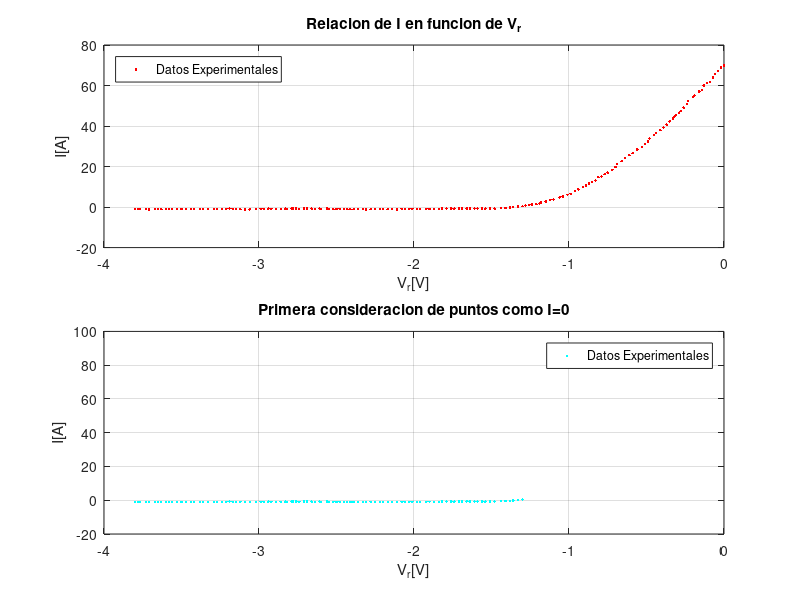
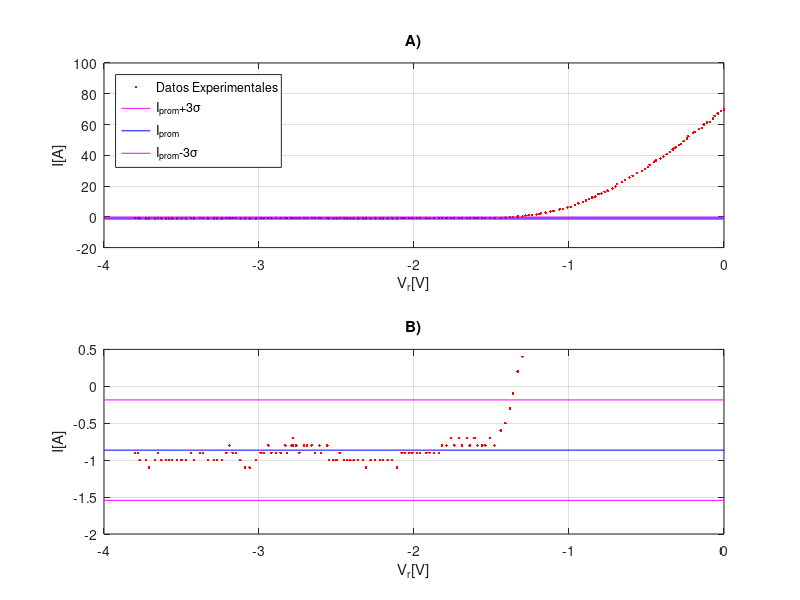
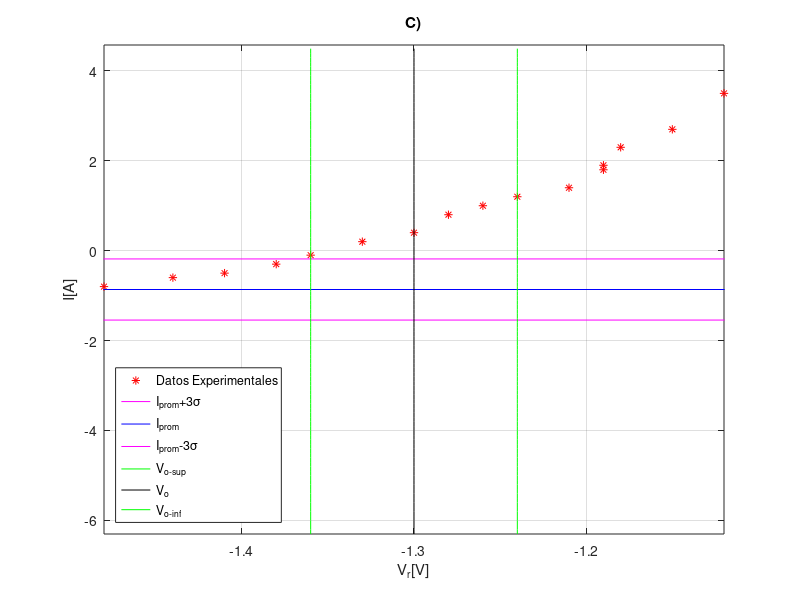

The MATLAB source for these figures, in order:
clear all; close all;
Vr=[0	0	-0.02	-0.04	-0.06	-0.07	-0.09	-0.11	-0.13	-0.14	-0.16	-0.19	-0.2	-0.23	-0.24	-0.26	-0.28	-0.29	-0.31	-0.32	-0.33	-0.35	-0.37	-0.39	-0.41	-0.44	-0.45	-0.48	-0.49	-0.51	-0.53	-0.56	-0.59	-0.61	-0.64	-0.66	-0.69	-0.7	-0.72	-0.75	-0.77	-0.79	-0.81	-0.83	-0.85	-0.87	-0.89	-0.91	-0.94	-0.96	-0.99	-1.01	-1.04	-1.06	-1.1	-1.12	-1.15	-1.18	-1.19	-1.19	-1.21	-1.24	-1.26	-1.28	-1.3	-1.33	-1.36	-1.38	-1.41	-1.44	-1.48	-1.51	-1.54	-1.56	-1.59	-1.61	-1.64	-1.66	-1.69	-1.71	-1.74	-1.76	-1.79	-1.82	-1.84	-1.87	-1.9	-1.92	-1.96	-1.98	-2.01	-2.03	-2.06	-2.08	-2.11	-2.14	-2.17	-2.2	-2.22	-2.25	-2.28	-2.31	-2.33	-2.36	-2.39	-2.41	-2.43	-2.45	-2.48	-2.5	-2.52	-2.55	-2.56	-2.6	-2.61	-2.64	-2.66	-2.69	-2.71	-2.74	-2.76	-2.78	-2.78	-2.79	-2.82	-2.83	-2.86	-2.89	-2.92	-2.94	-2.97	-2.99	-3.02	-3.06	-3.09	-3.12	-3.15	-3.17	-3.19	-3.21	-3.24	-3.27	-3.29	-3.33	-3.36	-3.38	-3.42	-3.44	-3.47	-3.5	-3.53	-3.56	-3.58	-3.6	-3.63	-3.65	-3.67	-3.71	-3.73	-3.77	-3.78	-3.8];
I=[69.7	69.8	68.8	67.2	65.7	64	61.8	61.2	60	57.8	57	55.1	54.4	52.4	50.8	49.1	47.3	46.5	45.4	44.7	43.8	42.3	40.7	39.2	38	36.7	35.5	33.8	32.4	31.2	29.6	28.4	26.6	25.6	24.1	22.6	21.3	19.7	18.4	17	16.2	15.1	14.8	13.1	12.5	11.6	10.6	9.8	8.7	7.8	6.5	6.1	5.2	4.8	3.7	3.5	2.7	2.3	1.8	1.9	1.4	1.2	1	0.8	0.4	0.2	-0.1	-0.3	-0.5	-0.6	-0.8	-0.7	-0.8	-0.8	-0.8	-0.7	-0.8	-0.7	-0.8	-0.7	-0.8	-0.7	-0.8	-0.8	-0.9	-0.9	-0.9	-0.9	-0.9	-0.9	-0.9	-0.9	-0.9	-0.9	-1.1	-1	-1	-1	-1	-1	-1	-1.1	-1	-1	-1	-1	-1	-1	-0.9	-1	-1	-1	-0.8	-0.9	-0.8	-0.9	-0.8	-0.8	-0.8	-0.9	-0.8	-0.8	-0.7	-0.8	-0.9	-0.8	-0.9	-0.9	-0.9	-0.8	-0.9	-0.9	-1	-1.1	-1.1	-1	-0.9	-0.9	-0.8	-0.9	-1	-1	-1	-1	-0.9	-0.9	-1	-0.9	-1	-1	-1	-1	-1	-1	-1	-0.9	-1	-1.1	-1	-1	-0.9	-0.9];
volmax = -1.3; %%%%%%%%%%%%%%%%%%%% <-------------SELECCIONAR el valor de voltaje hasta el que se considera, inicialmente, que esta el 0
N=find(Vr == volmax);
n = 0; x(1) = 0; y(1) = 0;
for n = N:size(Vr,2)
  x(n-(N-1)) = Vr(n);
  y(n-(N-1)) = I(n);
end

prom=mean(y)
destan=std(y)
size(y,2)
xx = -4:1:0;Isup =prom+3*destan; Iprom= prom; Iinf = prom-3*destan; deltaI = 3*destan;
yysup = Isup*ones(1,5);
yyprom = Iprom*ones(1,5);
yyinf = Iinf*ones(1,5);
Vosup=-1.36; %%%%%%%%%%%%%%%%%%%% <-------------
Voinf=-1.24; %%%%%%%%%%%%%%%%%%%% <-------------SELECCIONAR el rango para el cual se considera que esta el primer voltaje fuera de la region 0
Vo=(Vosup+Voinf)/2
deltaVo=Vo-Vosup
xinf = Vo-((0.4/0.1)-1)*deltaVo; xsup = Vo+((0.4/0.1)-1)*deltaVo; ysup = Iprom+((0.45/0.05)-1)*deltaI;yinf = Iprom-((0.45/0.05)-1)*deltaI;
yf1= yinf:0.1:ysup;
xf1= Vosup*ones(1,length(yf1));
yf2= yinf:0.1:ysup;
xf2= Vo*ones(1,length(yf2));
yf3= yinf:0.1:ysup;
xf3= Voinf*ones(1,length(yf3));

figure(1);clf;
%%%%%%%%%%%%%%%%%%%%%%%%%%%%%%%%%%%%%%%%%%%%%%%%%%%%%%%%%%%%%%%%%%%%%%
subplot(2,2,1:2)
plot (Vr,I,'r.');grid on;
xlabel('V_{r}[V]');ylabel('I[A]');
legend('Datos Experimentales','Location','northwest')
title('Relacion de I en funcion de V_{r}')
%%%%%%%%%%%%%%%%%%%%%%%%%%%%%%%%%%%%%%%%%%%%%%%%%%%%%%%%%%%%%%%%%%%%%%
subplot(2,2,3:4)
plot (x,y,'c.');grid on;
axis([-4 0 -20 100])
xlabel('V_{r}[V]');ylabel('I[A]');
legend('Datos Experimentales')
title('Primera consideracion de puntos como I=0')

figure(2);clf;
%%%%%%%%%%%%%%%%%%%%%%%%%%%%%%%%%%%%%%%%%%%%%%%%%%%%%%%%%%%%%%%%%%%%%%
subplot(2,1,1)
plot (Vr,I,'r.',xx,yysup,'m-',xx,yyprom,'b-',xx,yyinf,'m-');grid on;
axis([-4 0 -20 100])
title('A)')
xlabel('V_{r}[V]');ylabel('I[A]');
legend('Datos Experimentales','I_{prom}+3\sigma','I_{prom}','I_{prom}-3\sigma','Location','northwest')
%%%%%%%%%%%%%%%%%%%%%%%%%%%%%%%%%%%%%%%%%%%%%%%%%%%%%%%%%%%%%%%%%%%%%%
subplot(2,1,2)
plot (Vr,I,'r.',xx,yysup,'m-',xx,yyprom,'b-',xx,yyinf,'m-');grid on;
title('B)')
xlabel('V_{r}[V]');ylabel('I[A]');
axis([-4 0 -2 0.5])
%%%%%%%%%%%%%%%%%%%%%%%%%%%%%%%%%%%%%%%%%%%%%%%%%%%%%%%%%%%%%%%%%%%%%%
figure(3);clf;
plot (Vr,I,'r*',xx,yysup,'m-',xx,yyprom,'b-',xx,yyinf,'m-',xf1,yf1,'g',xf2,yf2,'k',xf3,yf3,'g');grid on;
title('C)')
axis([xinf xsup yinf ysup])
xlabel('V_{r}[V]');ylabel('I[A]');
legend('Datos Experimentales','I_{prom}+3\sigma','I_{prom}','I_{prom}-3\sigma','V_{o-sup}','V_{o}','V_{o-inf}','Location','southwest')